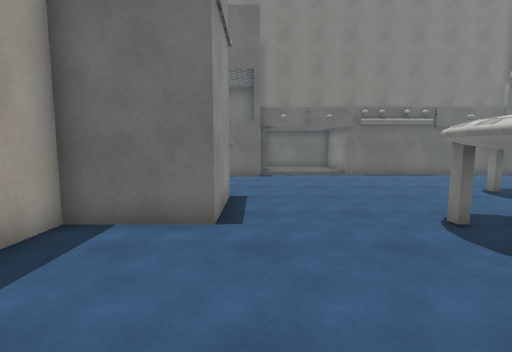
View 1 (above)

14 first-person views from a walk through a scene from a Unity 3-D project. The camera is 1.4 m above the floor, tilts 6° down and sees 85° across. The floor is counted in squares, 1 m on a side. Each view is taken from the middle of a square. On the plan, view 1 faces up. The plan holds only what a view shows up to about 14 squares ahead; the rest is blank. Surface patterns are stand-ins for the level's own textures.

View 2
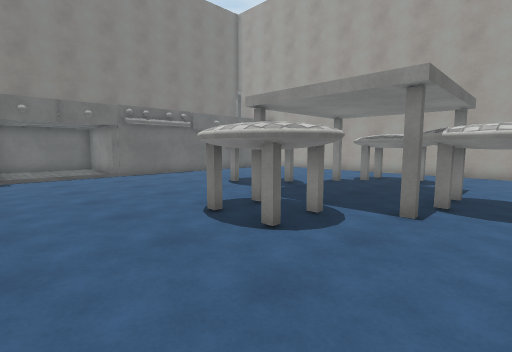

View 3
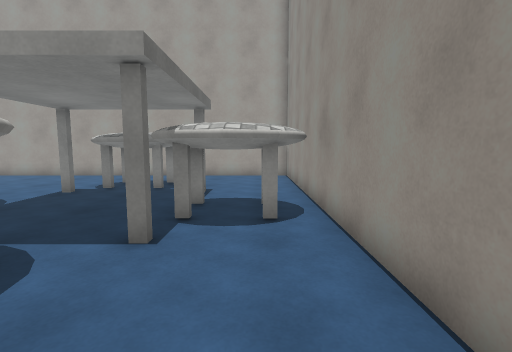

View 4
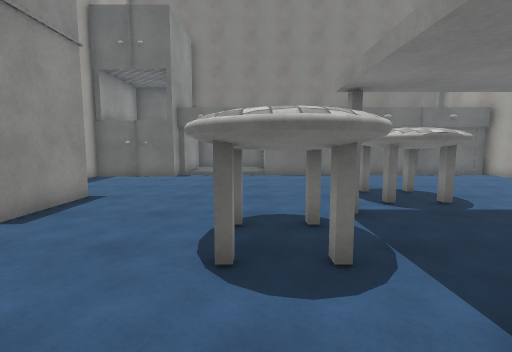

View 5
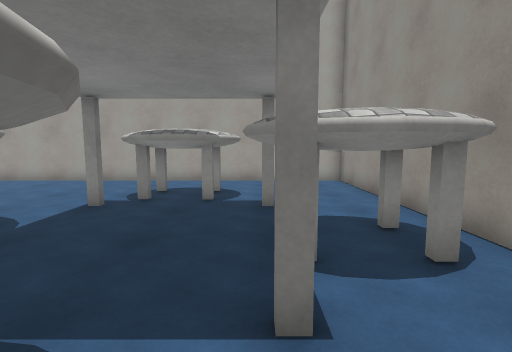

View 6
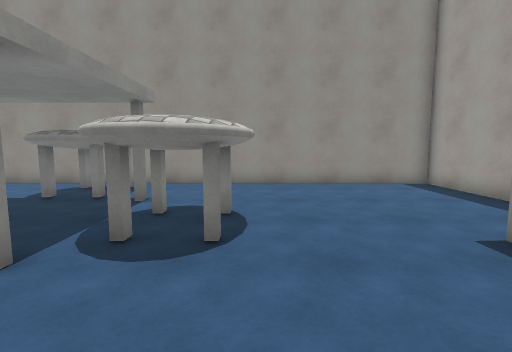

View 7
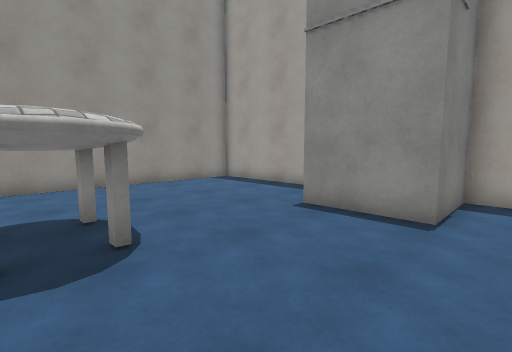

View 8
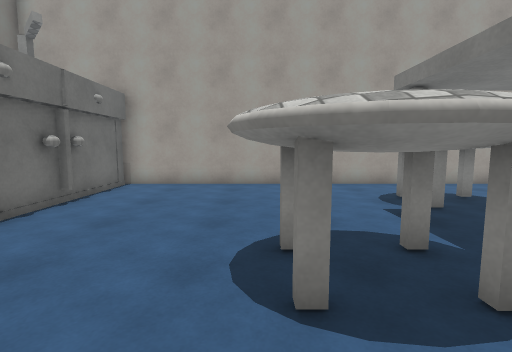

View 9
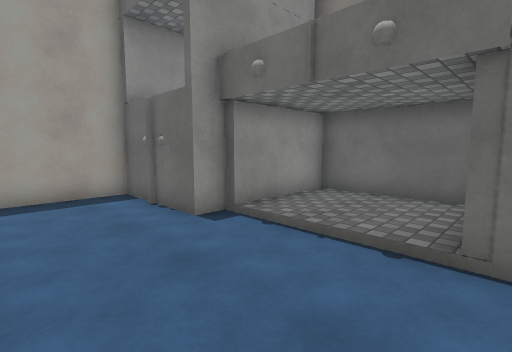

View 10
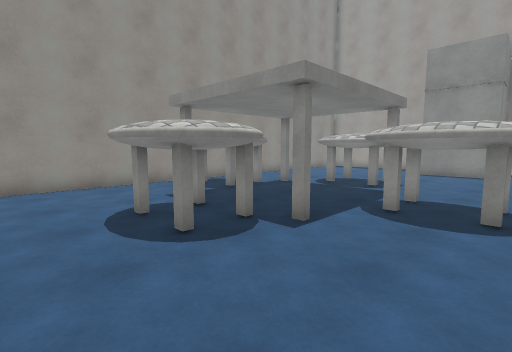

View 11
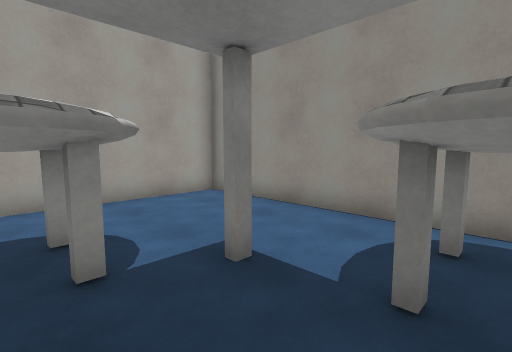

View 12
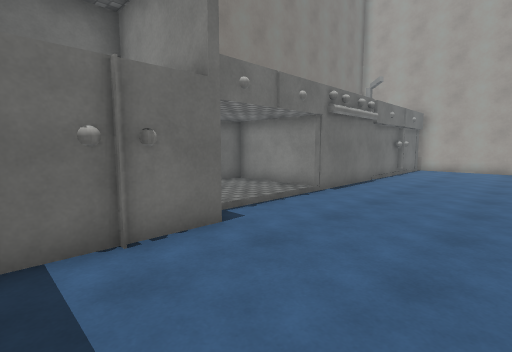

View 13
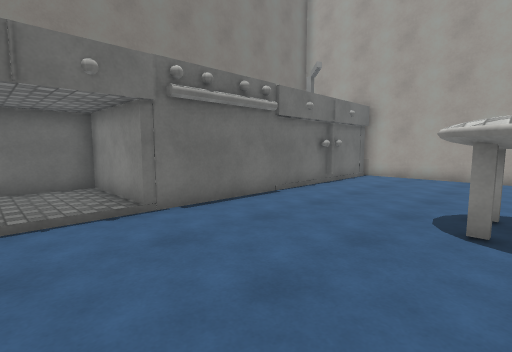

View 14
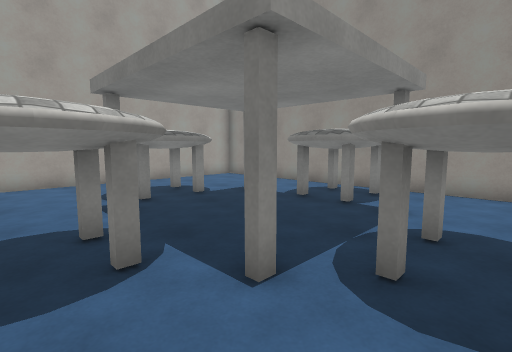

### Floor plan
Points are (right, up) in squares from view 1. A wall is a line through its corners. A room is listed if a view was taken in it or the views show most of it. See-through windows are left out.
Room 1 (views 1, 2, 3, 4, 5, 6, 7, 8, 9, 10, 11, 12, 13, 14)
walls: (0.2, 14) (0.2, 13.1) (-0.6, 13.1); (-3.5, 8.8) (-3.5, 7.8) (-0.7, 7.8) (-0.7, 4.9) (-3.5, 4.9) (-3.5, -1.5) (15.5, -1.5) (15.5, 13.9) (4.5, 13.9) (4.5, 17.3) (0.5, 17.3) (0.5, 13.9); (-2.4, 13.1) (-3.5, 13.1) (-3.5, 10.2)
objects: ball (-2, 13); ball (-1, 13); chair (3, 3) to (6, 6); table (6, 2); table (6, 6); chair (7, -1) to (9, 2); chair (7, 6) to (9, 9); table (11, 2); chair (11, 3) to (13, 6); table (11, 6)

Where each view was taken, in squares from view 1:
view 1: 0 up, 0 right, facing up
view 2: 0 up, 0 right, facing up-right
view 3: 0 up, 2 right, facing right
view 4: 0 up, 4 right, facing up
view 5: 2 up, 4 right, facing right
view 6: 9 up, 3 right, facing down
view 7: 9 up, 5 right, facing down-left
view 8: 9 up, 5 right, facing right
view 9: 10 up, 5 right, facing up-left
view 10: 9 up, 15 right, facing down-left
view 11: 4 up, 8 right, facing down-right
view 12: 9 up, 3 left, facing up-right
view 13: 8 up, 2 right, facing up-right
view 14: 8 up, 4 right, facing down-right
